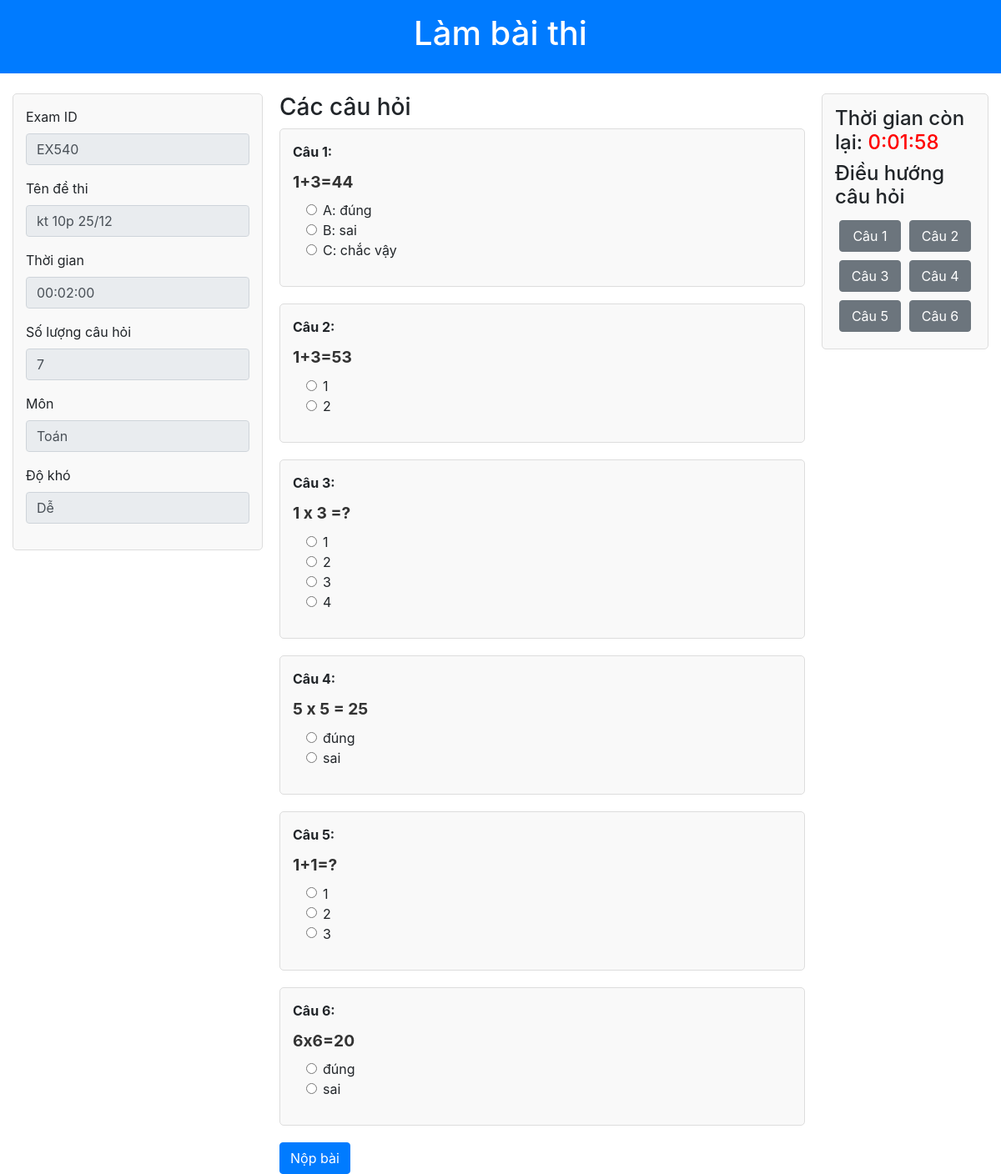
The page /PageUser/PDoingExam.php?examId=EX540&userId=2210123 (signed in) on the database its author committed.
### tables this page shows
CREATE TABLE `exams` (
  `ExamId` varchar(10) NOT NULL,
  `ExamTitle` text NOT NULL,
  `Duration` time DEFAULT NULL,
  `NumOfQues` int(11) NOT NULL,
  `Subject` varchar(50) NOT NULL,
  `Difficult` varchar(50) NOT NULL
);

CREATE TABLE `questions` (
  `QuesId` varchar(10) NOT NULL,
  `QuesTitle` text NOT NULL,
  `Difficult` varchar(100) DEFAULT NULL,
  `Answer1` text DEFAULT NULL,
  `Answer2` text DEFAULT NULL,
  `Answer3` text DEFAULT NULL,
  `Answer4` text DEFAULT NULL,
  `Correct` varchar(10) DEFAULT NULL,
  `Class` int(11) DEFAULT NULL,
  `Subject` varchar(100) DEFAULT NULL
);

### PageUser/PDoingExam.php (the view, shortened to what this page needs)
<?php
include('../conn/conn_database.php');
$examId = $_GET['examId'] ?? null;
$userId = $_GET['userId'] ?? null;
$sql_auid = "SELECT AUId FROM AddUser WHERE ExamId = ? AND UserId = ?";
$stmt_auid = $conn->prepare($sql_auid);
if ($stmt_auid) {
    $stmt_auid->bind_param("ss", $examId, $userId);
    $stmt_auid->execute();
    $result_auid = $stmt_auid->get_result();
    $auid_row = $result_auid->fetch_assoc();
    $auid = $auid_row['AUId'];
} else {
    die("Lỗi truy vấn: " . $conn->error);
}
$sql_exam = "SELECT * FROM Exams WHERE ExamId = ?";
$stmt_exam = $conn->prepare($sql_exam);
$stmt_exam->bind_param("s", $examId);
$stmt_exam->execute();
$result_exam = $stmt_exam->get_result();
$exam = $result_exam->fetch_assoc();
$sql_ques_ids = "SELECT QuesId FROM AddQues WHERE ExamId = ?";
$stmt_ques_ids = $conn->prepare($sql_ques_ids);
$stmt_ques_ids->bind_param("s", $examId);
$stmt_ques_ids->execute();
$result_ques_ids = $stmt_ques_ids->get_result();
$quesIds = [];
while ($row = $result_ques_ids->fetch_assoc()) {
    $quesIds[] = $row['QuesId'];
}
?>
<!DOCTYPE html>
<html lang="en">
<head>
    <link href="https://maxcdn.bootstrapcdn.com/bootstrap/4.5.2/css/bootstrap.min.css" rel="stylesheet">
</head>
<body>
    <header class="bg-primary text-white text-center py-3">
        <h1>Làm bài thi</h1>
    </header>
    <div class="container mt-4">
        <div class="exam-container">
            <div class="exam-info">
                <div class="form-group">
                    <label for="examId">Exam ID</label>
                    <input type="text" class="form-control" id="examId" name="examId" value="<?= htmlspecialchars($examId) ?>" readonly>
                </div>
                <div class="form-group">
                    <label for="examTitle">Tên đề thi</label>
                    <input type="text" class="form-control" id="examTitle" name="examTitle" value="<?= htmlspecialchars($exam['ExamTitle']) ?>" readonly>
                </div>
                <div class="form-group">
                    <label for="duration">Thời gian</label>
                    <input type="text" class="form-control" id="duration" name="duration" value="<?= htmlspecialchars($exam['Duration']) ?>" readonly>
                </div>
                <div class="form-group">
                    <label for="numOfQues">Số lượng câu hỏi</label>
                    <input type="text" class="form-control" id="numOfQues" name="numOfQues" value="<?= htmlspecialchars($exam['NumOfQues']) ?>" readonly>
                </div>
                <div class="form-group">
                    <label for="subject">Môn</label>
                    <input type="text" class="form-control" id="subject" name="subject" value="<?= htmlspecialchars($exam['Subject']) ?>" readonly>
                </div>
                <div class="form-group">
                    <label for="difficult">Độ khó</label>
                    <input type="text" class="form-control" id="difficult" name="difficult" value="<?= htmlspecialchars($exam['Difficult']) ?>" readonly>
                </div>
            </div>
            <div class="questions-container">
            <form id="examForm" method="post" action="../conn/submit_exam.php?examId=<?= htmlspecialchars($examId) ?>&userId=<?= htmlspecialchars($userId) ?>&auid=<?= htmlspecialchars($auid) ?>">
                    <h3>Các câu hỏi</h3>
                    <?php $questionNumber = 1; ?>
                    <?php foreach ($quesIds as $quesId): ?>
                        <?php
                        $sql_question = "SELECT * FROM Questions WHERE QuesId = ?";
                        $stmt_question = $conn->prepare($sql_question);
                        $stmt_question->bind_param("s", $quesId);
                        $stmt_question->execute();
                        $result_question = $stmt_question->get_result();
                        $question = $result_question->fetch_assoc();
                        ?>
                        <div class="question" id="question-<?= $questionNumber ?>">
                            <div class="form-group">
                                <div class="question-number">Câu <?= $questionNumber ?>:</div>
                                <label class="question-title"><?= htmlspecialchars($question['QuesTitle']) ?></label>
                                <div class="ml-3">
                                    <div class="form-check">
                                        <input class="form-check-input" type="radio" name="answers[<?= $question['QuesId'] ?>]" id="answer1_<?= $question['QuesId'] ?>" value="1">
                                        <label class="form-check-label" for="answer1_<?= $question['QuesId'] ?>">
                                            <?= htmlspecialchars($question['Answer1']) ?>
                                        </label>
                                    </div>
                                    <div class="form-check">
                                        <input class="form-check-input" type="radio" name="answers[<?= $question['QuesId'] ?>]" id="answer2_<?= $question['QuesId'] ?>" value="2">
                                        <label class="form-check-label" for="answer2_<?= $question['QuesId'] ?>">
                                            <?= htmlspecialchars($question['Answer2']) ?>
                                        </label>
                                    </div>
                                    <?php if (!empty($question['Answer3'])): ?>
                                        <div class="form-check">
                                            <input class="form-check-input" type="radio" name="answers[<?= $question['QuesId'] ?>]" id="answer3_<?= $question['QuesId'] ?>" value="3">
                                            <label class="form-check-label" for="answer3_<?= $question['QuesId'] ?>">
                                                <?= htmlspecialchars($question['Answer3']) ?>
                                            </label>
                                        </div>
                                    <?php endif; ?>
                                    <?php if (!empty($question['Answer4'])): ?>
                                        <div class="form-check">
                                            <input class="form-check-input" type="radio" name="answers[<?= $question['QuesId'] ?>]" id="answer4_<?= $question['QuesId'] ?>" value="4">
                                            <label class="form-check-label" for="answer4_<?= $question['QuesId'] ?>">
                                                <?= htmlspecialchars($question['Answer4']) ?>
                                            </label>
                                        </div>
                                    <?php endif; ?>
                                </div>
                            </div>
                        </div>
                        <?php $questionNumber++; ?>
                    <?php endforeach; ?>
                    <button type="submit" class="btn btn-primary" onclick="return validateForm()">Nộp bài</button>
                </form>
            </div>
            <div class="navigation">
                <h4>Thời gian còn lại: <span id="time-remaining"></span></h4>
                <h4>Điều hướng câu hỏi</h4>
                <?php foreach ($quesIds as $index => $quesId): ?>
                    <button type="button" class="btn btn-secondary nav-button" id="nav-btn-<?= $quesId ?>" onclick="scrollToQuestion(<?= $index + 1 ?>)">
                        Câu <?= $index + 1 ?>
                    </button>
                <?php endforeach; ?>
            </div>
        </div>
    </div>
</body>
</html>

### PageUser/PDoingExam.php (style rules this page uses)
.container { max-width: 1200px; }
.exam-container { display: flex; flex-wrap: wrap; }
.exam-info { border: 1px solid #ddd; padding: 15px; margin-bottom: 20px; border-radius: 5px; background-color: #f9f9f9; flex: 1 1 300px; max-width: 300px; margin-right: 20px; height: fit-content; position: sticky; top: 20px; }
.questions-container { flex: 3 1 600px; }
.question { border: 1px solid #ddd; padding: 15px; margin-bottom: 20px; border-radius: 5px; background-color: #f9f9f9; }
.question-title { font-weight: bold; font-size: 1.2em; color: #333; }
.question-number { font-weight: bold; margin-bottom: 10px; }
.btn-primary { background-color: #007bff; border-color: #007bff; }
.navigation { border: 1px solid #ddd; padding: 15px; margin-bottom: 20px; border-radius: 5px; background-color: #f9f9f9; flex: 1 1 200px; max-width: 200px; margin-left: 20px; height: fit-content; display: flex; flex-wrap: wrap; position: sticky; top: 20px; }
.nav-button { flex: 1 1 calc(20% - 10px); margin: 5px; text-align: center; }
#time-remaining { color: red; }

### rows shown on the page
exams: examTitle "kt 10p 25/12", duration "00:02:00", numOfQues "7", subject "Toán", difficult "Dễ"
questions: QuesTitle "1+3=44", Answer1 "A: đúng", Answer2 "B: sai", Answer3 "C: chắc vậy"
questions: QuesTitle "1+3=53", Answer1 "1", Answer2 "2"
questions: QuesTitle "1 x 3 =?", Answer1 "1", Answer2 "2", Answer3 "3", Answer4 "4"
questions: QuesTitle "5 x 5 = 25", Answer1 "đúng", Answer2 "sai"
questions: QuesTitle "1+1=?", Answer1 "1", Answer2 "2", Answer3 "3"
questions: QuesTitle "6x6=20", Answer1 "đúng", Answer2 "sai"
